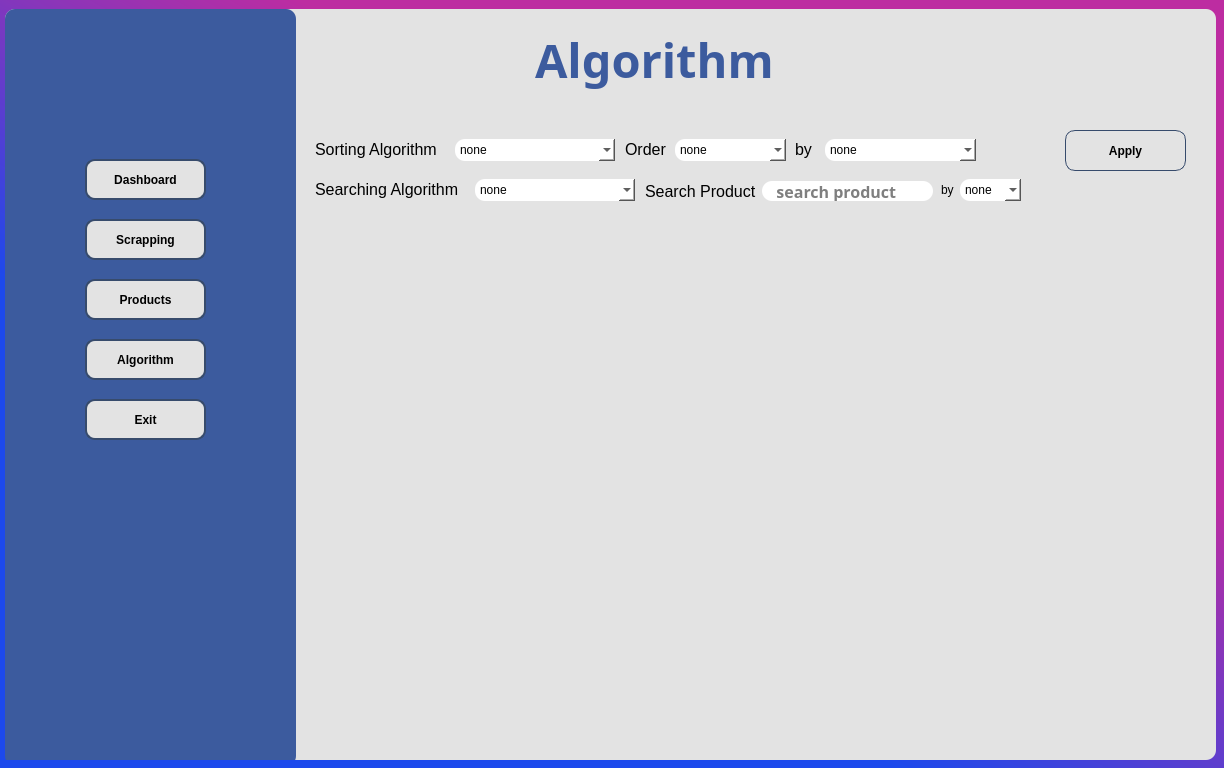
<?xml version="1.0" encoding="UTF-8"?>
<ui version="4.0">
 <class>Form</class>
 <widget class="QWidget" name="Form">
  <property name="geometry">
   <rect>
    <x>0</x>
    <y>0</y>
    <width>1224</width>
    <height>768</height>
   </rect>
  </property>
  <property name="windowTitle">
   <string>Form</string>
  </property>
  <property name="styleSheet">
   <string notr="true">background-color:qlineargradient(spread:pad, x1:0.784091, y1:0.102, x2:0, y2:1, stop:0.232955 rgba(189, 44, 161, 255), stop:0.596591 rgba(28, 73, 236, 255))</string>
  </property>
  <widget class="QFrame" name="frame">
   <property name="geometry">
    <rect>
     <x>-5</x>
     <y>-1</y>
     <width>1231</width>
     <height>771</height>
    </rect>
   </property>
   <property name="styleSheet">
    <string notr="true">background-color:red;
background-color: qlineargradient(spread:pad, x1:0.784091, y1:0.102, x2:0, y2:1, stop:0.232955 rgba(189, 44, 161, 255), stop:0.596591 rgba(28, 73, 236, 255));</string>
   </property>
   <property name="frameShape">
    <enum>QFrame::StyledPanel</enum>
   </property>
   <property name="frameShadow">
    <enum>QFrame::Raised</enum>
   </property>
   <layout class="QHBoxLayout" name="horizontalLayout">
    <item>
     <widget class="QFrame" name="insideForm">
      <property name="styleSheet">
       <string notr="true">background-color: rgb(227, 227, 227);
border-radius:10px;
</string>
      </property>
      <property name="frameShape">
       <enum>QFrame::NoFrame</enum>
      </property>
      <property name="frameShadow">
       <enum>QFrame::Raised</enum>
      </property>
      <widget class="QFrame" name="menuForm">
       <property name="geometry">
        <rect>
         <x>0</x>
         <y>0</y>
         <width>291</width>
         <height>757</height>
        </rect>
       </property>
       <property name="maximumSize">
        <size>
         <width>300</width>
         <height>16777215</height>
        </size>
       </property>
       <property name="styleSheet">
        <string notr="true">background-color: rgb(60, 91, 158);
border-radius:10px;</string>
       </property>
       <property name="frameShape">
        <enum>QFrame::StyledPanel</enum>
       </property>
       <property name="frameShadow">
        <enum>QFrame::Raised</enum>
       </property>
       <widget class="QPushButton" name="btnScrapping">
        <property name="geometry">
         <rect>
          <x>80</x>
          <y>210</y>
          <width>121</width>
          <height>41</height>
         </rect>
        </property>
        <property name="font">
         <font>
          <weight>75</weight>
          <bold>true</bold>
          <underline>false</underline>
          <strikeout>false</strikeout>
         </font>
        </property>
        <property name="cursor">
         <cursorShape>PointingHandCursor</cursorShape>
        </property>
        <property name="styleSheet">
         <string notr="true">background-color: rgb(227, 227, 227);
color: rgb(0, 0, 0);
text-align:center;
border:2px solid rgb(55, 75, 108);
padding: 0.8em 1.5em;
text-decoration: none;
font-size: 1em;
border-radius: 10px;
font-weight:bold;</string>
        </property>
        <property name="text">
         <string>Scrapping</string>
        </property>
       </widget>
       <widget class="QLabel" name="logo">
        <property name="geometry">
         <rect>
          <x>-130</x>
          <y>-50</y>
          <width>561</width>
          <height>241</height>
         </rect>
        </property>
        <property name="styleSheet">
         <string notr="true">image: url(:/logo/C:/Users/DELL/Downloads/image-removebg-preview.png);
image: url(:/logo/C:/Users/amadi/Downloads/image-removebg-preview.png);
background-color: none;</string>
        </property>
        <property name="text">
         <string/>
        </property>
       </widget>
       <widget class="QPushButton" name="btnProduct">
        <property name="geometry">
         <rect>
          <x>80</x>
          <y>270</y>
          <width>121</width>
          <height>41</height>
         </rect>
        </property>
        <property name="font">
         <font>
          <weight>75</weight>
          <bold>true</bold>
          <underline>false</underline>
          <strikeout>false</strikeout>
         </font>
        </property>
        <property name="cursor">
         <cursorShape>PointingHandCursor</cursorShape>
        </property>
        <property name="styleSheet">
         <string notr="true">background-color: rgb(227, 227, 227);
color: rgb(0, 0, 0);
text-align:center;
border:2px solid rgb(55, 75, 108);
padding: 0.8em 1.5em;
text-decoration: none;
font-size: 1em;
border-radius: 10px;
font-weight:bold;</string>
        </property>
        <property name="text">
         <string>Products</string>
        </property>
       </widget>
       <widget class="QPushButton" name="btnAlgoritm">
        <property name="geometry">
         <rect>
          <x>80</x>
          <y>330</y>
          <width>121</width>
          <height>41</height>
         </rect>
        </property>
        <property name="font">
         <font>
          <weight>75</weight>
          <bold>true</bold>
          <underline>false</underline>
          <strikeout>false</strikeout>
         </font>
        </property>
        <property name="cursor">
         <cursorShape>PointingHandCursor</cursorShape>
        </property>
        <property name="styleSheet">
         <string notr="true">background-color: rgb(227, 227, 227);
color: rgb(0, 0, 0);
text-align:center;
border:2px solid rgb(55, 75, 108);
padding: 0.8em 1.5em;
text-decoration: none;
font-size: 1em;
border-radius: 10px;
font-weight:bold;
</string>
        </property>
        <property name="text">
         <string>Algorithm</string>
        </property>
       </widget>
       <widget class="QPushButton" name="btnExit">
        <property name="geometry">
         <rect>
          <x>80</x>
          <y>390</y>
          <width>121</width>
          <height>41</height>
         </rect>
        </property>
        <property name="font">
         <font>
          <weight>75</weight>
          <bold>true</bold>
          <underline>false</underline>
          <strikeout>false</strikeout>
         </font>
        </property>
        <property name="cursor">
         <cursorShape>PointingHandCursor</cursorShape>
        </property>
        <property name="styleSheet">
         <string notr="true">background-color: rgb(227, 227, 227);
color: rgb(0, 0, 0);
text-align:center;
border:2px solid rgb(55, 75, 108);
padding: 0.8em 1.5em;
text-decoration: none;
font-size: 1em;
border-radius: 10px;
font-weight:bold;
</string>
        </property>
        <property name="text">
         <string>Exit</string>
        </property>
       </widget>
       <widget class="QPushButton" name="btnDashboard">
        <property name="geometry">
         <rect>
          <x>80</x>
          <y>150</y>
          <width>121</width>
          <height>41</height>
         </rect>
        </property>
        <property name="font">
         <font>
          <weight>75</weight>
          <bold>true</bold>
          <underline>false</underline>
          <strikeout>false</strikeout>
         </font>
        </property>
        <property name="cursor">
         <cursorShape>PointingHandCursor</cursorShape>
        </property>
        <property name="styleSheet">
         <string notr="true">background-color: rgb(227, 227, 227);
color: rgb(0, 0, 0);
text-align:center;
border:2px solid rgb(55, 75, 108);
padding: 0.8em 1.5em;
text-decoration: none;
font-size: 1em;
border-radius: 10px;
font-weight:bold;</string>
        </property>
        <property name="text">
         <string>Dashboard</string>
        </property>
       </widget>
      </widget>
      <widget class="QLabel" name="namePage">
       <property name="geometry">
        <rect>
         <x>530</x>
         <y>10</y>
         <width>261</width>
         <height>81</height>
        </rect>
       </property>
       <property name="font">
        <font>
         <family>Arial Black</family>
         <pointsize>35</pointsize>
         <weight>75</weight>
         <italic>false</italic>
         <bold>true</bold>
         <underline>false</underline>
        </font>
       </property>
       <property name="styleSheet">
        <string notr="true">color: rgb(60, 91, 158);</string>
       </property>
       <property name="text">
        <string>Algorithm</string>
       </property>
      </widget>
      <widget class="QComboBox" name="comboBox">
       <property name="geometry">
        <rect>
         <x>450</x>
         <y>130</y>
         <width>160</width>
         <height>22</height>
        </rect>
       </property>
       <property name="styleSheet">
        <string notr="true">background-color: rgb(255, 255, 255);</string>
       </property>
       <item>
        <property name="text">
         <string>none</string>
        </property>
       </item>
      </widget>
      <widget class="QLabel" name="label">
       <property name="geometry">
        <rect>
         <x>310</x>
         <y>130</y>
         <width>131</width>
         <height>21</height>
        </rect>
       </property>
       <property name="font">
        <font>
         <family>Tahoma</family>
         <pointsize>12</pointsize>
        </font>
       </property>
       <property name="whatsThis">
        <string>Algorithm</string>
       </property>
       <property name="text">
        <string>Sorting Algorithm</string>
       </property>
      </widget>
      <widget class="QLineEdit" name="SVEdilt">
       <property name="geometry">
        <rect>
         <x>757</x>
         <y>172</y>
         <width>171</width>
         <height>20</height>
        </rect>
       </property>
       <property name="font">
        <font>
         <family>Mongolian Baiti</family>
         <pointsize>12</pointsize>
         <weight>75</weight>
         <bold>true</bold>
        </font>
       </property>
       <property name="styleSheet">
        <string notr="true">background-color:rgb(255, 255, 255);</string>
       </property>
       <property name="placeholderText">
        <string>   search product</string>
       </property>
      </widget>
      <widget class="QTableWidget" name="tableWidget">
       <property name="geometry">
        <rect>
         <x>320</x>
         <y>230</y>
         <width>851</width>
         <height>441</height>
        </rect>
       </property>
      </widget>
      <widget class="QPushButton" name="btnApply">
       <property name="geometry">
        <rect>
         <x>1060</x>
         <y>121</y>
         <width>121</width>
         <height>41</height>
        </rect>
       </property>
       <property name="font">
        <font>
         <family>Segoe UI</family>
         <weight>75</weight>
         <bold>true</bold>
         <underline>false</underline>
         <strikeout>false</strikeout>
        </font>
       </property>
       <property name="cursor">
        <cursorShape>PointingHandCursor</cursorShape>
       </property>
       <property name="styleSheet">
        <string notr="true">background-color: rgb(227, 227, 227);
color: rgb(0, 0, 0);
text-align:center;
border:1px solid rgb(55, 75, 108);
padding: 0.8em 1.5em;
text-decoration: none;
font-size: 1em;
border-radius: 10px;
font-weight:bold;
</string>
       </property>
       <property name="text">
        <string>Apply</string>
       </property>
      </widget>
      <widget class="QLabel" name="label_2">
       <property name="geometry">
        <rect>
         <x>640</x>
         <y>172</y>
         <width>131</width>
         <height>21</height>
        </rect>
       </property>
       <property name="font">
        <font>
         <family>Tahoma</family>
         <pointsize>12</pointsize>
        </font>
       </property>
       <property name="whatsThis">
        <string>Algorithm</string>
       </property>
       <property name="text">
        <string>Search Product</string>
       </property>
      </widget>
      <widget class="QLabel" name="label_3">
       <property name="geometry">
        <rect>
         <x>310</x>
         <y>170</y>
         <width>151</width>
         <height>21</height>
        </rect>
       </property>
       <property name="font">
        <font>
         <family>Tahoma</family>
         <pointsize>12</pointsize>
        </font>
       </property>
       <property name="whatsThis">
        <string>Algorithm</string>
       </property>
       <property name="text">
        <string>Searching Algorithm</string>
       </property>
      </widget>
      <widget class="QComboBox" name="comboBox_2">
       <property name="geometry">
        <rect>
         <x>470</x>
         <y>170</y>
         <width>160</width>
         <height>22</height>
        </rect>
       </property>
       <property name="styleSheet">
        <string notr="true">background-color: rgb(255, 255, 255);</string>
       </property>
       <item>
        <property name="text">
         <string>none</string>
        </property>
       </item>
      </widget>
      <widget class="QLabel" name="label_4">
       <property name="geometry">
        <rect>
         <x>936</x>
         <y>173</y>
         <width>16</width>
         <height>16</height>
        </rect>
       </property>
       <property name="text">
        <string>by</string>
       </property>
      </widget>
      <widget class="QComboBox" name="comboBox_3">
       <property name="geometry">
        <rect>
         <x>955</x>
         <y>170</y>
         <width>61</width>
         <height>22</height>
        </rect>
       </property>
       <property name="styleSheet">
        <string notr="true">background-color: rgb(255, 255, 255);</string>
       </property>
       <item>
        <property name="text">
         <string>none</string>
        </property>
       </item>
      </widget>
      <widget class="QLabel" name="label_5">
       <property name="geometry">
        <rect>
         <x>620</x>
         <y>130</y>
         <width>51</width>
         <height>21</height>
        </rect>
       </property>
       <property name="font">
        <font>
         <family>Tahoma</family>
         <pointsize>12</pointsize>
        </font>
       </property>
       <property name="whatsThis">
        <string>Algorithm</string>
       </property>
       <property name="text">
        <string>Order</string>
       </property>
      </widget>
      <widget class="QComboBox" name="comboBox_4">
       <property name="geometry">
        <rect>
         <x>670</x>
         <y>130</y>
         <width>111</width>
         <height>22</height>
        </rect>
       </property>
       <property name="styleSheet">
        <string notr="true">background-color: rgb(255, 255, 255);</string>
       </property>
       <item>
        <property name="text">
         <string>none</string>
        </property>
       </item>
      </widget>
      <widget class="QLabel" name="label_6">
       <property name="geometry">
        <rect>
         <x>790</x>
         <y>130</y>
         <width>31</width>
         <height>21</height>
        </rect>
       </property>
       <property name="font">
        <font>
         <family>Tahoma</family>
         <pointsize>12</pointsize>
        </font>
       </property>
       <property name="whatsThis">
        <string>Algorithm</string>
       </property>
       <property name="text">
        <string>by</string>
       </property>
      </widget>
      <widget class="QComboBox" name="comboBox_5">
       <property name="geometry">
        <rect>
         <x>820</x>
         <y>130</y>
         <width>151</width>
         <height>22</height>
        </rect>
       </property>
       <property name="styleSheet">
        <string notr="true">background-color: rgb(255, 255, 255);</string>
       </property>
       <item>
        <property name="text">
         <string>none</string>
        </property>
       </item>
      </widget>
      <zorder>menuForm</zorder>
      <zorder>namePage</zorder>
      <zorder>comboBox</zorder>
      <zorder>label</zorder>
      <zorder>tableWidget</zorder>
      <zorder>btnApply</zorder>
      <zorder>label_2</zorder>
      <zorder>label_3</zorder>
      <zorder>comboBox_2</zorder>
      <zorder>SVEdilt</zorder>
      <zorder>label_4</zorder>
      <zorder>comboBox_3</zorder>
      <zorder>label_5</zorder>
      <zorder>comboBox_4</zorder>
      <zorder>label_6</zorder>
      <zorder>comboBox_5</zorder>
     </widget>
    </item>
   </layout>
  </widget>
 </widget>
 <resources>
  <include location="resources/resources.qrc"/>
 </resources>
 <connections/>
</ui>
